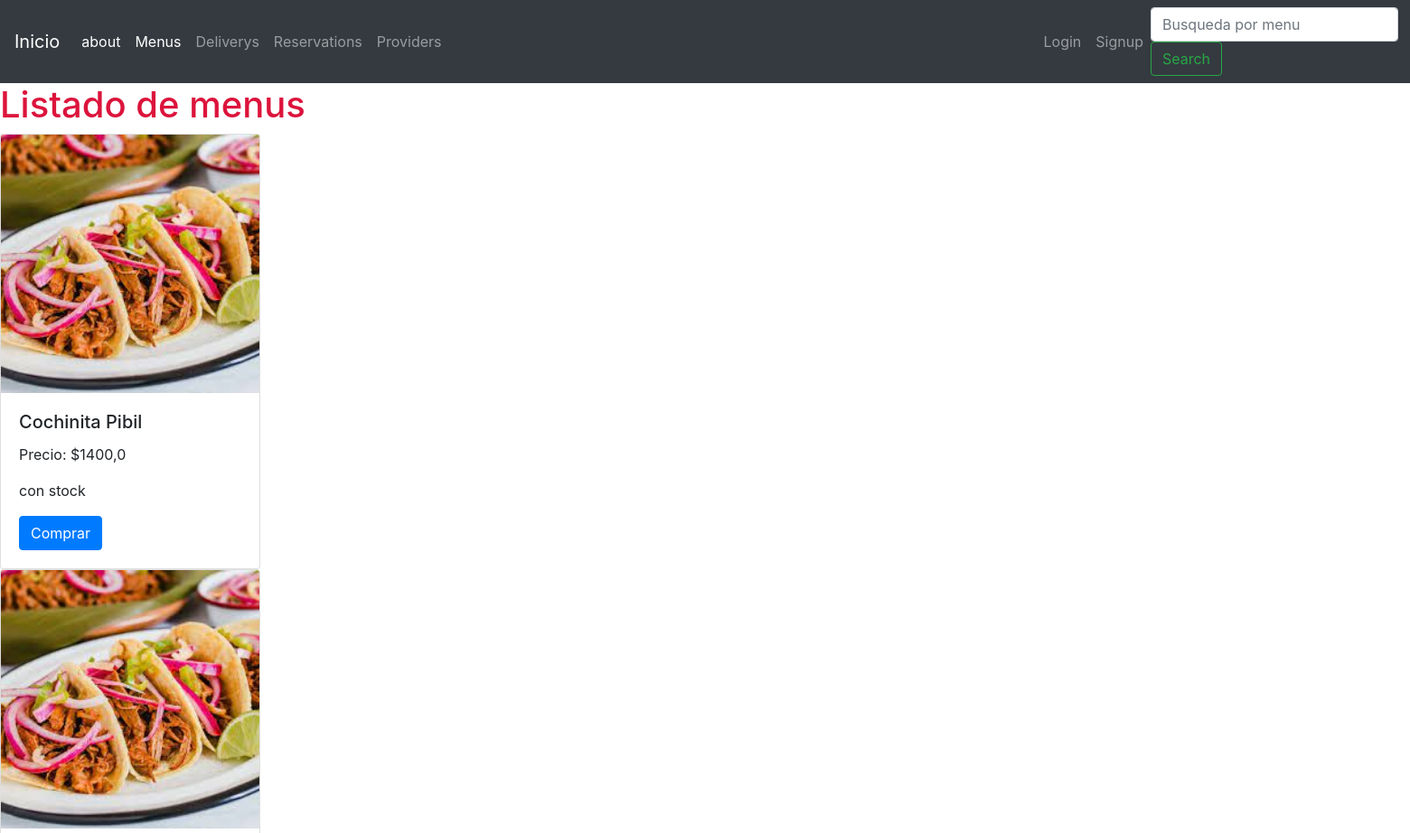
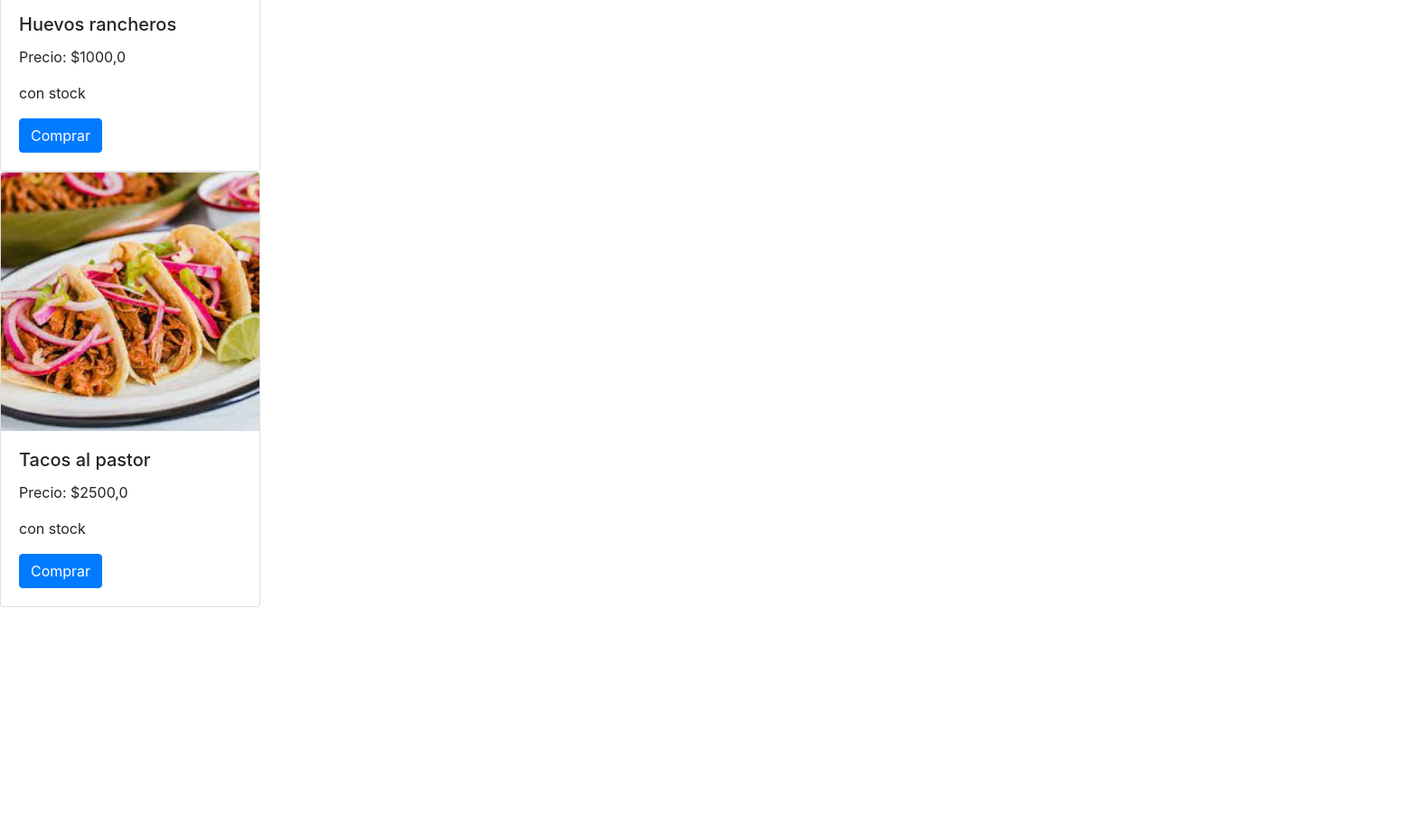
Page /menus/list-menus/ (upper part) on the earlier database version (2 pictures, top to bottom).
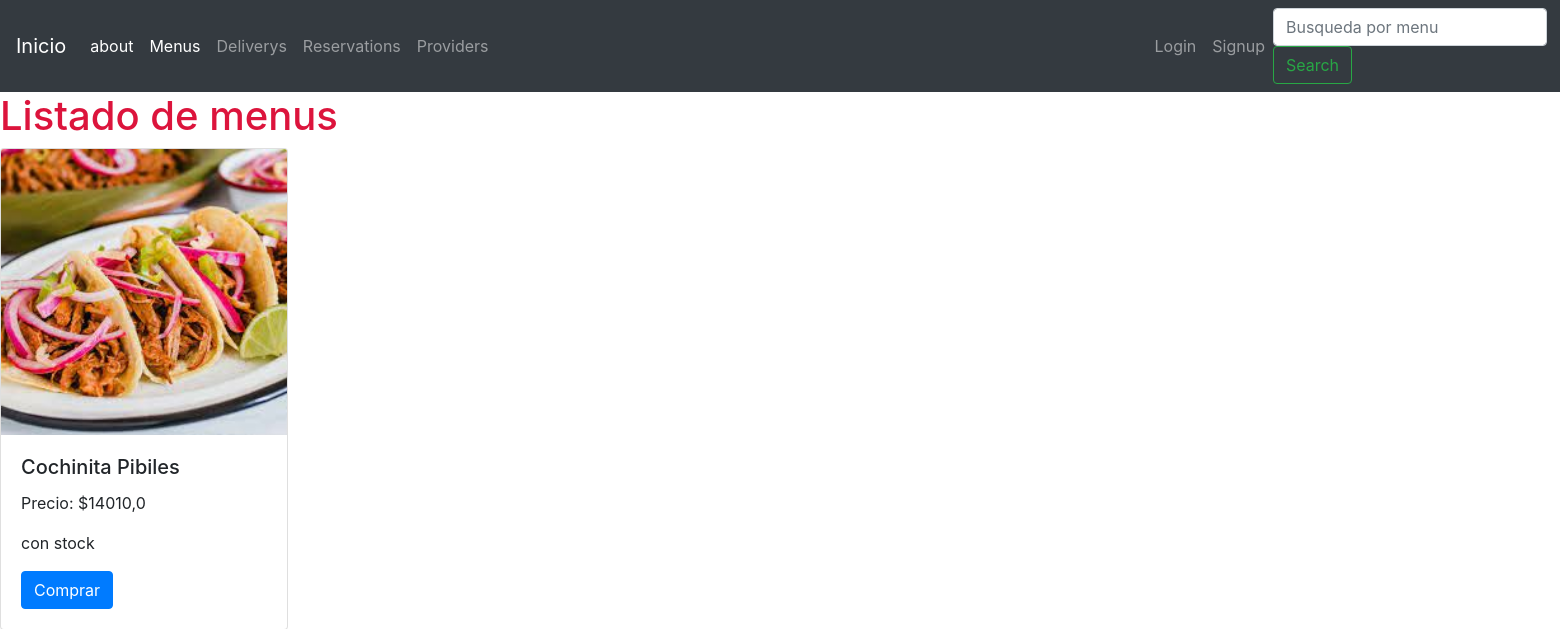
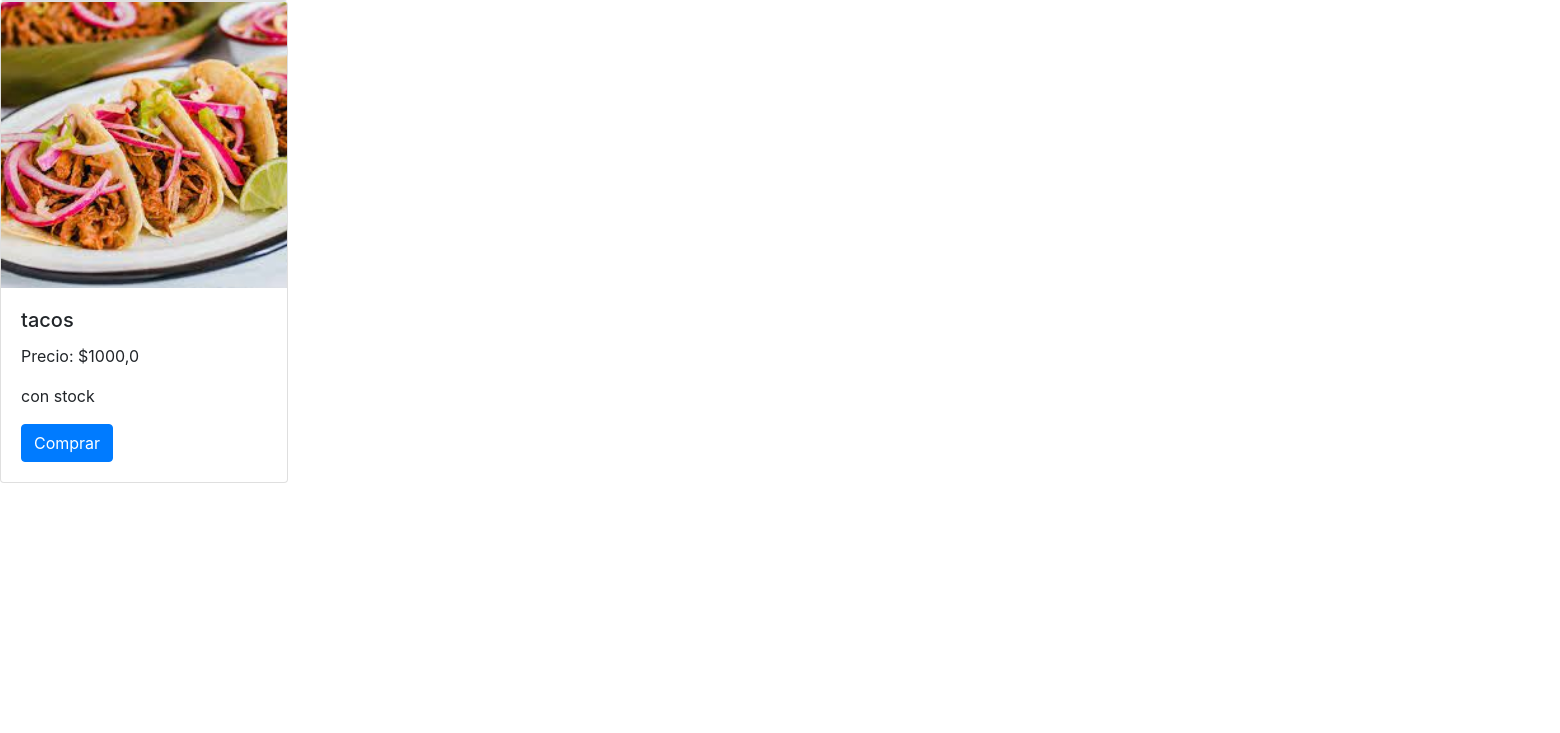
Same page on the later database version (2 pictures, top to bottom).
### menus/models.py (models this page shows, shortened)
class Menus(models.Model):
    name = models.CharField(max_length=100, verbose_name= 'nombre del menu')
    price = models.FloatField(verbose_name= 'precio')
    stock = models.BooleanField(default=True, verbose_name= 'stock')
    image = models.ImageField(upload_to='menus', verbose_name= 'imagen')
    class Meta:
        verbose_name = 'Menu'
        verbose_name_plural = 'Menus'

### menus/views.py (the view)
# urls.py: path('list-menus/',list_menus, name =  'list_menus'),
def list_menus(request):
    if 'search' in request.GET:
        search = request.GET['search']
        menus = Menus.objects.filter(name__contains=search)
    else:
        menus = Menus.objects.all()
    context = {'menus': menus}
    return render(request, 'menus/list_menus.html', context=context)

### templates/menus/list_menus.html (shortened to what this page needs)
{% extends 'base.html' %}
{% block content %}
  <h1 style="color: crimson;">Listado de menus</h1>
      {% for menu in menus %}
      <div class="card" style="width: 18rem;">
          <img class="card-img-top" alt="...">
          <div class="card-body">
            <h5 class="card-title">{{menu.name}}</h5>
            <p class="card-text">Precio: ${{menu.price}}</p>
            {% if menu.stock == True %}
            <p>con stock</p>
            {% else %}
            <p>sin stock</p>
            {% endif %}
            <a href="/deliveries/create-delivery/" class="btn btn-primary">Comprar</a>
          </div>
        </div>
{% endfor %}
{% endblock %}

Differences in the rows shown:
removed Menus: name "Cochinita Pibil", price "1400,0", stock "con stock"
removed Menus: name "Huevos rancheros", price "1000,0", stock "con stock"
removed Menus: name "Tacos al pastor", price "2500,0", stock "con stock"
added Menus: name "Cochinita Pibiles", price "14010,0", stock "con stock"
added Menus: name "tacos", price "1000,0", stock "con stock"
